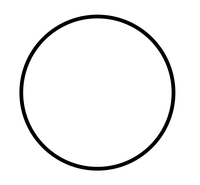
#> input picture backend/test-files/circle.jpg, 200 x 185 px
$ python final2.py
#> lines starting #> are read from the running program, lines starting #| are printed output that depends on the picture; after the words box and inside, x2 and y2 are one past the last pixel; in counts of white or black regions, pixels touching at a corner belong together
# libraries
import os
import cv2, numpy, vptree, PIL
import matplotlib.pyplot as plt
from skimage.feature import hessian_matrix, hessian_matrix_eigvals

# main
#img = cv2.imread("rectangle.jpg", cv2.IMREAD_COLOR)
img2 = cv2.imread("circle.jpg", cv2.IMREAD_COLOR)
#> img2 is the input picture: shape (185, 200, 3); min 0, max 255, mean 242.7
#img3 = cv2.imread("circle.jpg", cv2.IMREAD_COLOR)

#assert img is not None, "file could not be read, check with os.path.exists()"
#assert img2 is not None, "file could not be read, check with os.path.exists()"
#assert img3 is not None, "file could not be read, check with os.path.exists()"

numpy.set_printoptions(threshold=numpy.inf)

def grey_conversion(image):
    grey_img = cv2.cvtColor(image, cv2.COLOR_BGR2GRAY)
    return grey_img

def blurring(image):
    blur = cv2.GaussianBlur(image, (5, 5), 0)
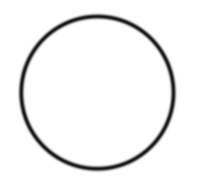
#> blur: shape (185, 200); min 20, max 255, mean 242.7
    return blur

def canny_edge(image):
    edges = cv2.Canny(image, 50, 200)
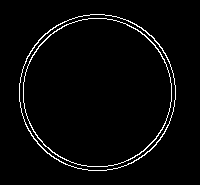
#> edges: shape (185, 200); 3% white in thin lines or dots, all inside (x1, y1, x2, y2) = (19, 14, 176, 171)
    return edges

def ridge_detection(image):
    ridge_filter = cv2.ximgproc.RidgeDetectionFilter_create()
    ridges = ridge_filter.getRidgeFilteredImage(image)

def detect_ridges(grey, sigma=1.0):
    H_elems = hessian_matrix(grey, sigma=sigma, order='rc')
    maxima_ridges, minima_ridges = hessian_matrix_eigvals(H_elems)
    return maxima_ridges, minima_ridges

def plot_images(*images):
    images = list(images)
    n = len(images)
    fig, ax = plt.subplots(ncols=n, sharey=True)
    for i, img in enumerate(images):
        ax[i].imshow(img, cmap='gray')
        ax[i].axis('off')
    plt.subplots_adjust(left=0.03, bottom=0.03, right=0.97, top=0.97)
    plt.show()

def euclidean(p1, p2):
  return numpy.sqrt(numpy.sum(numpy.power(p2 - p1, 2)))

def find_edge(image):
    grey = grey_conversion(image)

    blur = blurring(grey)

    edge = canny_edge(blur)

    edge_list = edge.tolist()
#> edge_list = 185 items
    """
    for edges in edge_list:
        print(edges)
        print("\n\n")
    """
    print(type(edge))
#| <class 'numpy.ndarray'>

    contours, hierarchy = cv2.findContours(edge, cv2.RETR_EXTERNAL, cv2.CHAIN_APPROX_NONE)
#> contours = 1 contour; box (x1, y1, x2, y2) and area: (19, 14, 176, 171) 19186

    contour_list = []

    for contour in contours:
        if cv2.contourArea(contour) > 15:  # Adjust the area threshold as needed
            contour_list.append(contour)
#> this loop made 1 pass
#> after the loop, contour_list has the same summary as contours


    cntsSorted = sorted(contour_list, key=lambda x: cv2.contourArea(x))
#> cntsSorted has the same summary as contours

    print("Number of Contours found = " + str(len(contour_list)))
#| Number of Contours found = 1

    points = edge

    individual_edges_image = numpy.zeros_like(image)

    cv2.drawContours(individual_edges_image, cntsSorted, -1, (0, 255, 0), thickness=2)  # You can customize the color and thickness
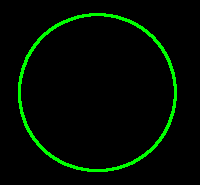
#> individual_edges_image: shape (185, 200, 3); mean of channels 0, 1, 2 0, 11.7, 0; drawn as B, G, R

    cv2.imwrite('individual_edges.jpg', individual_edges_image)

#> (the run stopped early here; a loop or call above may not have finished)
